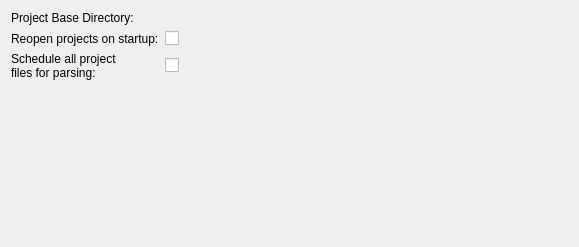
<ui version="4.0" >
 <class>ProjectSettings</class>
 <widget class="QWidget" name="ProjectSettings" >
  <property name="geometry" >
   <rect>
    <x>0</x>
    <y>0</y>
    <width>554</width>
    <height>247</height>
   </rect>
  </property>
  <layout class="QGridLayout" name="gridLayout" >
   <item row="0" column="0" >
    <widget class="QLabel" name="label_3" >
     <property name="text" >
      <string>Project Base Directory:</string>
     </property>
     <property name="buddy" >
      <cstring>kcfg_projectsBaseDirectory</cstring>
     </property>
    </widget>
   </item>
   <item row="0" column="1" >
    <widget class="KUrlRequester" name="kcfg_projectsBaseDirectory" >
     <property name="toolTip" >
      <string>Select the base directory where new projects are being created.</string>
     </property>
    </widget>
   </item>
   <item row="1" column="0" >
    <widget class="QLabel" name="label" >
     <property name="text" >
      <string>Reopen projects on startup:</string>
     </property>
     <property name="buddy" >
      <cstring>kcfg_reopenProjectsOnStartup</cstring>
     </property>
    </widget>
   </item>
   <item row="1" column="1" >
    <widget class="QCheckBox" name="kcfg_reopenProjectsOnStartup" >
     <property name="toolTip" >
      <string>Automatically re-open all projects that were open when KTechLab shutdown on the next startup.</string>
     </property>
     <property name="text" >
      <string/>
     </property>
    </widget>
   </item>
   <item row="2" column="0" >
    <widget class="QLabel" name="label_2" >
     <property name="text" >
      <string>Schedule all project
files for parsing:</string>
     </property>
     <property name="buddy" >
      <cstring>kcfg_parseAllProjectSources</cstring>
     </property>
    </widget>
   </item>
   <item row="2" column="1" >
    <widget class="QCheckBox" name="kcfg_parseAllProjectSources" >
     <property name="toolTip" >
      <string>Parse all files in a project after the project has been opened.</string>
     </property>
     <property name="text" >
      <string/>
     </property>
    </widget>
   </item>
   <item row="3" column="1" >
    <spacer name="verticalSpacer" >
     <property name="orientation" >
      <enum>Qt::Vertical</enum>
     </property>
     <property name="sizeHint" stdset="0" >
      <size>
       <width>403</width>
       <height>147</height>
      </size>
     </property>
    </spacer>
   </item>
  </layout>
 </widget>
 <layoutdefault spacing="6" margin="11" />
 <pixmapfunction>qPixmapFromMimeSource</pixmapfunction>
 <customwidgets>
  <customwidget>
   <class>KUrlRequester</class>
   <extends>QFrame</extends>
   <header>kurlrequester.h</header>
  </customwidget>
 </customwidgets>
 <resources/>
 <connections/>
</ui>
